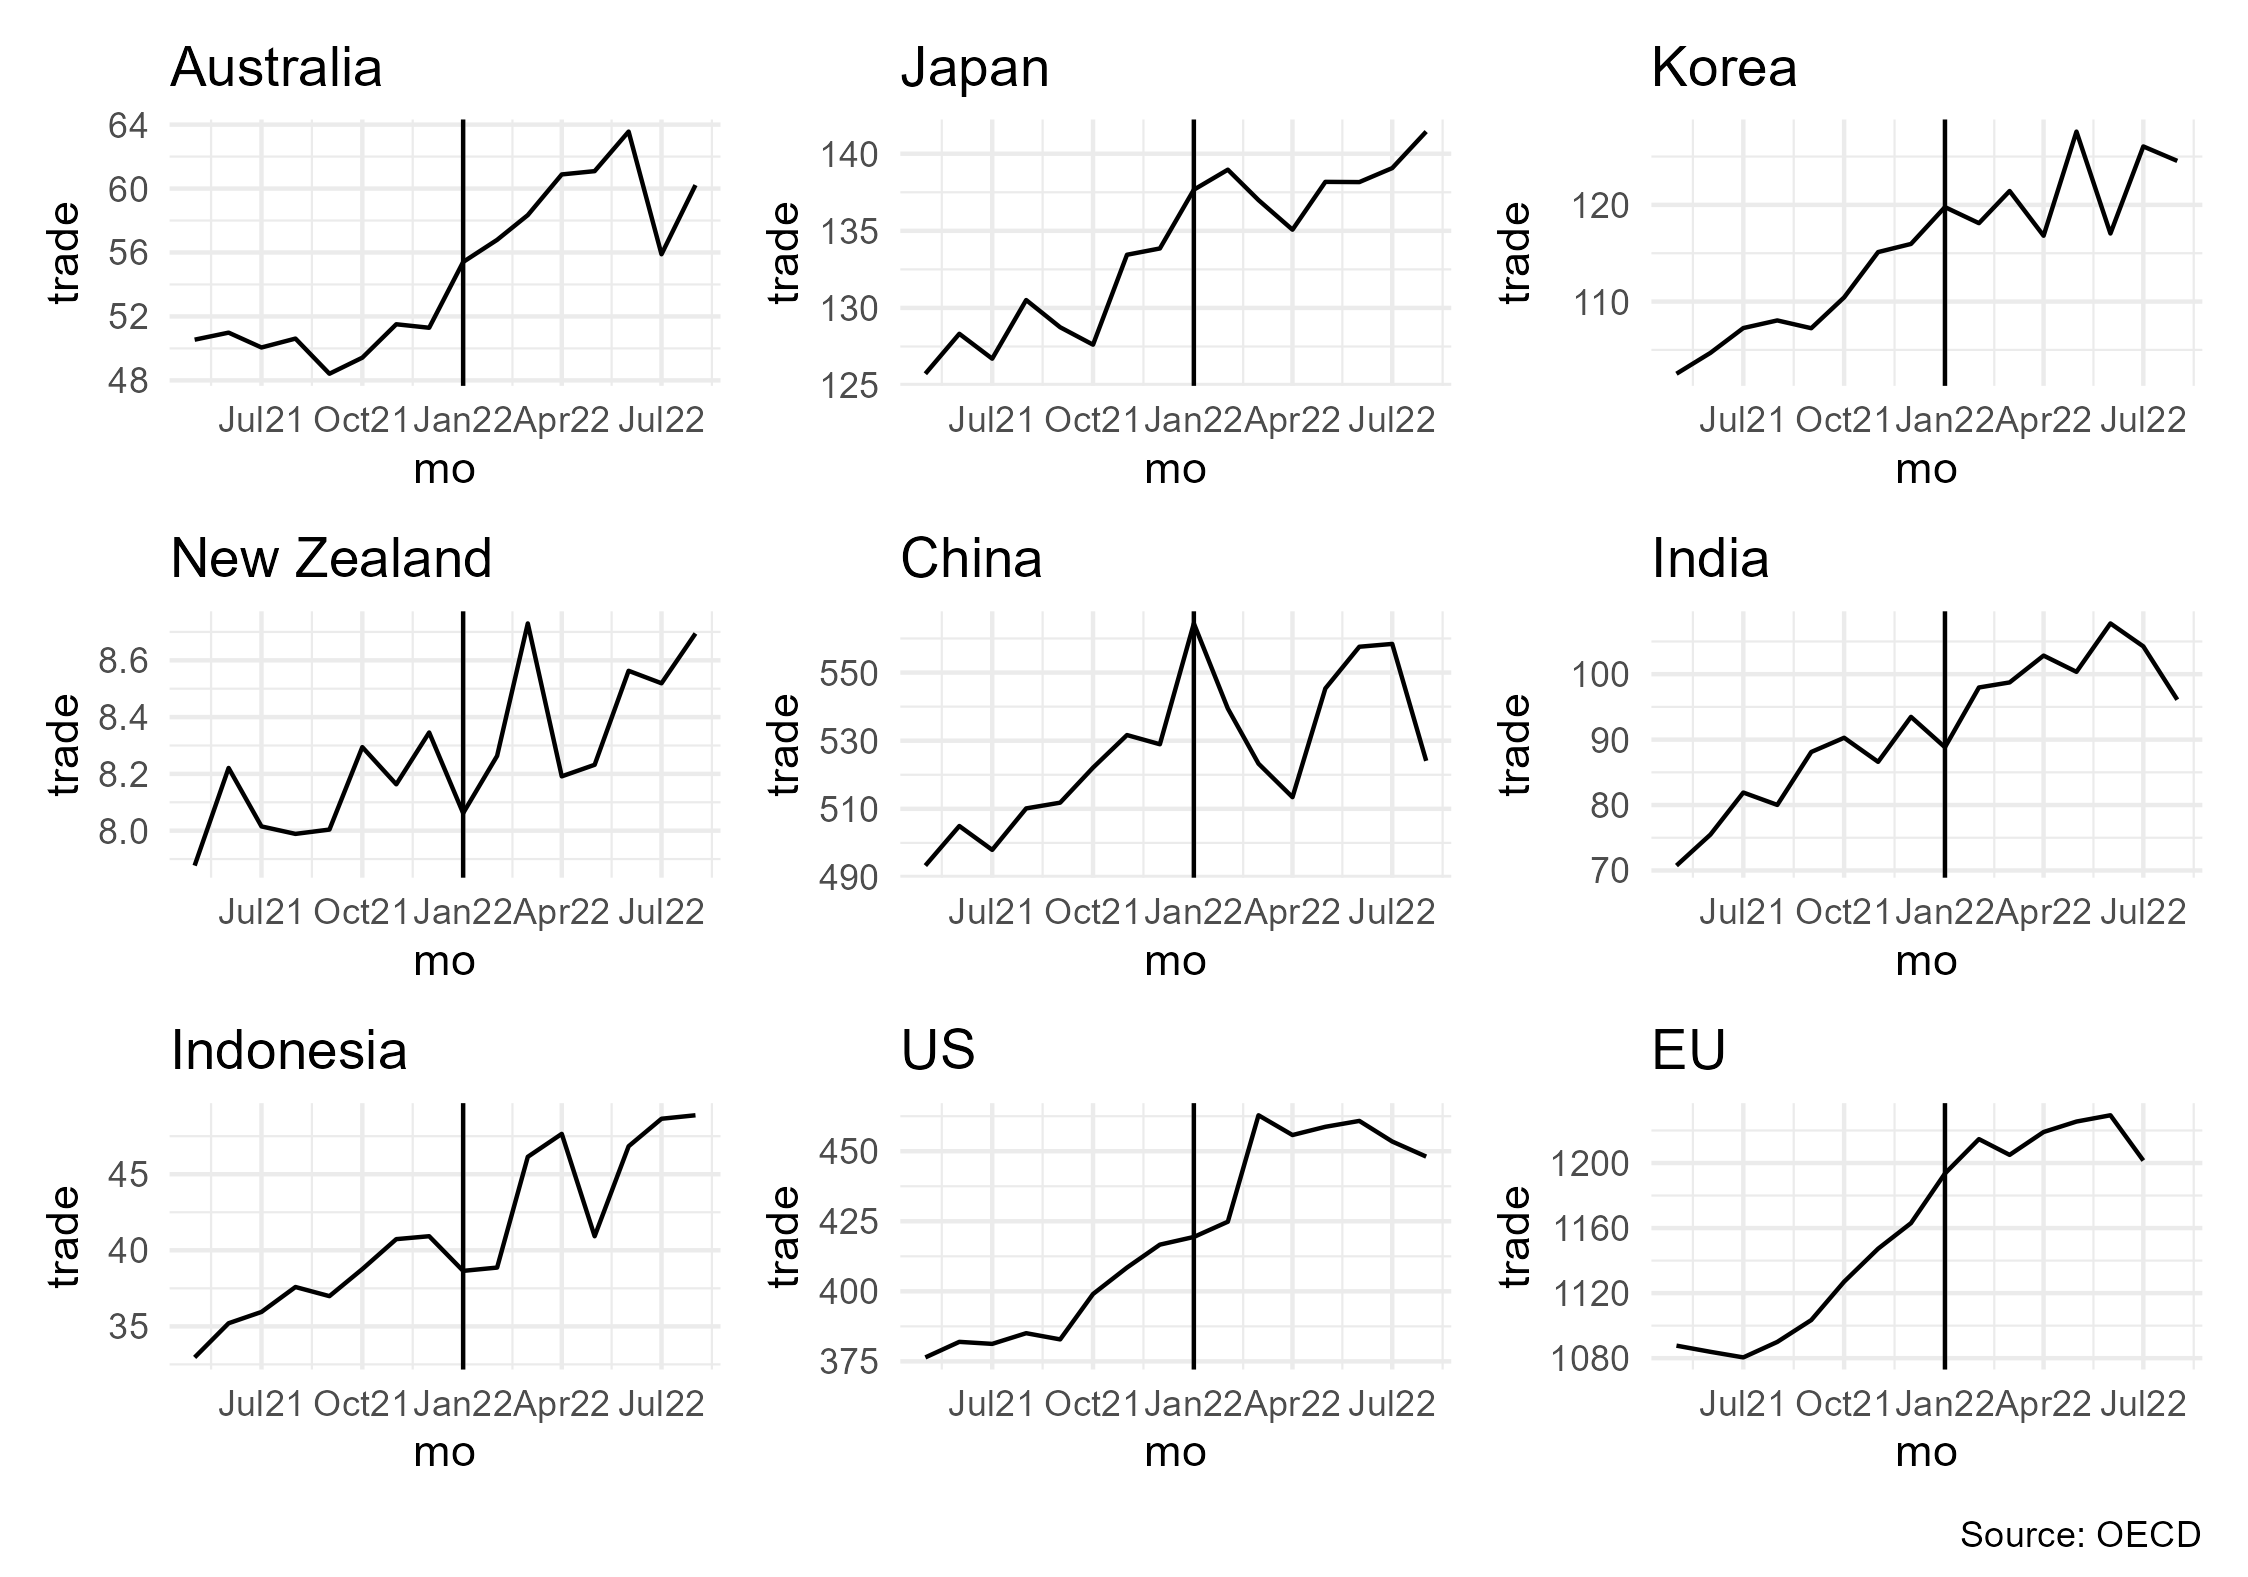

This chart was generated by the following R code:
library(tidyverse)
library(readxl)
library(patchwork)
heh<-read_csv('../../Users/imedk/onedrive/CIPS/RCEP/data/total.csv') %>%
  pivot_longer(!`time`,names_to = "month",values_to = "trade")

heh$mo<-lubridate::my(heh$month)

negara<-unique(heh$time)

heh%>%filter(time==negara[1])%>%ggplot(aes(x=mo,y=trade))+geom_line()+scale_x_date(date_labels = "%b%y")+
  geom_vline(xintercept=lubridate::my("jan-22"))+theme_minimal()+ggtitle(negara[1])+
heh%>%filter(time==negara[2])%>%ggplot(aes(x=mo,y=trade))+geom_line()+scale_x_date(date_labels = "%b%y")+
  geom_vline(xintercept=lubridate::my("jan-22"))+theme_minimal()+ggtitle(negara[2])+
  heh%>%filter(time==negara[3])%>%ggplot(aes(x=mo,y=trade))+geom_line()+scale_x_date(date_labels = "%b%y")+
  geom_vline(xintercept=lubridate::my("jan-22"))+theme_minimal()+ggtitle(negara[3])+
  heh%>%filter(time==negara[4])%>%ggplot(aes(x=mo,y=trade))+geom_line()+scale_x_date(date_labels = "%b%y")+
  geom_vline(xintercept=lubridate::my("jan-22"))+theme_minimal()+ggtitle(negara[4])+
  heh%>%filter(time==negara[5])%>%ggplot(aes(x=mo,y=trade))+geom_line()+scale_x_date(date_labels = "%b%y")+
  geom_vline(xintercept=lubridate::my("jan-22"))+theme_minimal()+ggtitle(negara[5])+
  heh%>%filter(time==negara[6])%>%ggplot(aes(x=mo,y=trade))+geom_line()+scale_x_date(date_labels = "%b%y")+
  geom_vline(xintercept=lubridate::my("jan-22"))+theme_minimal()+ggtitle(negara[6])+
  heh%>%filter(time==negara[7])%>%ggplot(aes(x=mo,y=trade))+geom_line()+scale_x_date(date_labels = "%b%y")+
  geom_vline(xintercept=lubridate::my("jan-22"))+theme_minimal()+ggtitle(negara[7])+
heh%>%filter(time==negara[8])%>%ggplot(aes(x=mo,y=trade))+geom_line()+scale_x_date(date_labels = "%b%y")+
  geom_vline(xintercept=lubridate::my("jan-22"))+theme_minimal()+ggtitle(negara[8])+
  heh%>%filter(time==negara[9])%>%ggplot(aes(x=mo,y=trade))+geom_line()+scale_x_date(date_labels = "%b%y")+
  geom_vline(xintercept=lubridate::my("jan-22"))+theme_minimal()+ggtitle(negara[9])+
  plot_annotation(caption = 'Source: OECD')

ggsave("trade.png")
